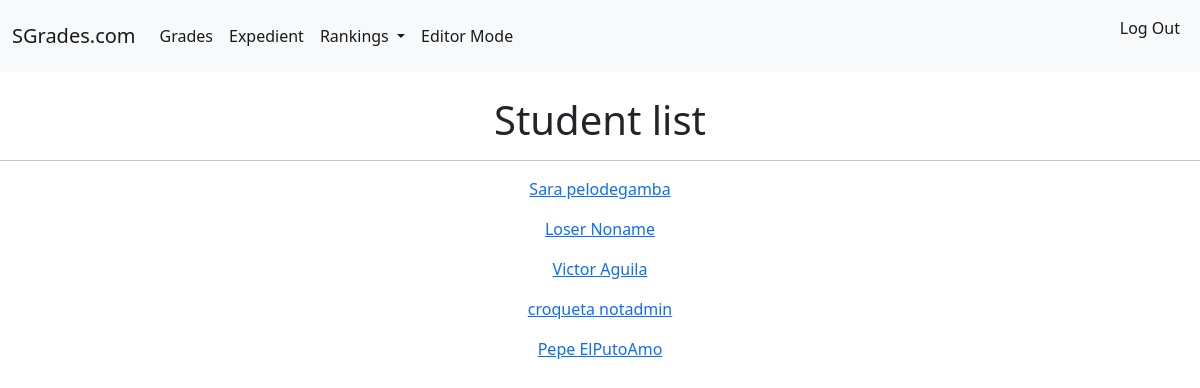
Page /editormode/student_list/ (signed in) on the earlier database version.
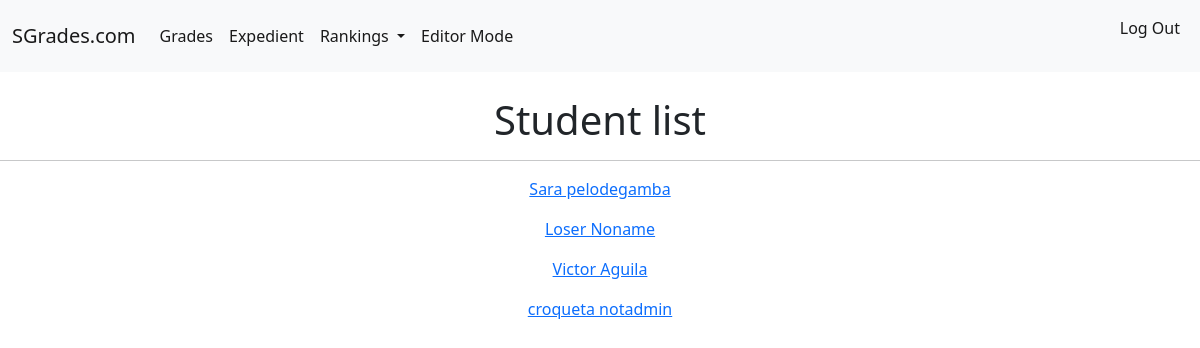
Same page on the later database version.
### SGrades/models.py (models this page shows, shortened)
class Student(models.Model):
    COURSES = (
        ('3', 'Tercer curso'),
    )
    Student_Nif = models.CharField(primary_key=True, max_length=10)
    Name = models.CharField(max_length=20)
    Surname = models.CharField(max_length=50)
    Expedient = models.FloatField(blank=True, default=0, editable=False)
    Ranking = models.IntegerField(editable=False, default=0)
    Course = models.CharField(choices=COURSES, max_length=1)
    def __str__(self):
        return f'{self.Name} {self.Surname}'

### SGrades/views.py (the view)
# urls.py: path('editormode/student_list/', StudentListView, name='student_list'),
def StudentListView(request):
    return render(request, 'student_list.html', {'Student_list': Student.objects.all()})

### templates/student_list.html (shortened to what this page needs)
{% extends 'base.html' %}
{% block content %}
        <h1 style="text-align:center">
            Student list
        </h1>
    <hr>
    {% for student in Student_list %}
        <p style="text-align:center">
            <a href="{% url 'student_detail' student.pk %}">
                {{student}}
            </a>
        </p>
    {% endfor %}
{% endblock %}

Differences in the rows shown:
removed Student: Name+Surname "Pepe ElPutoAmo"
